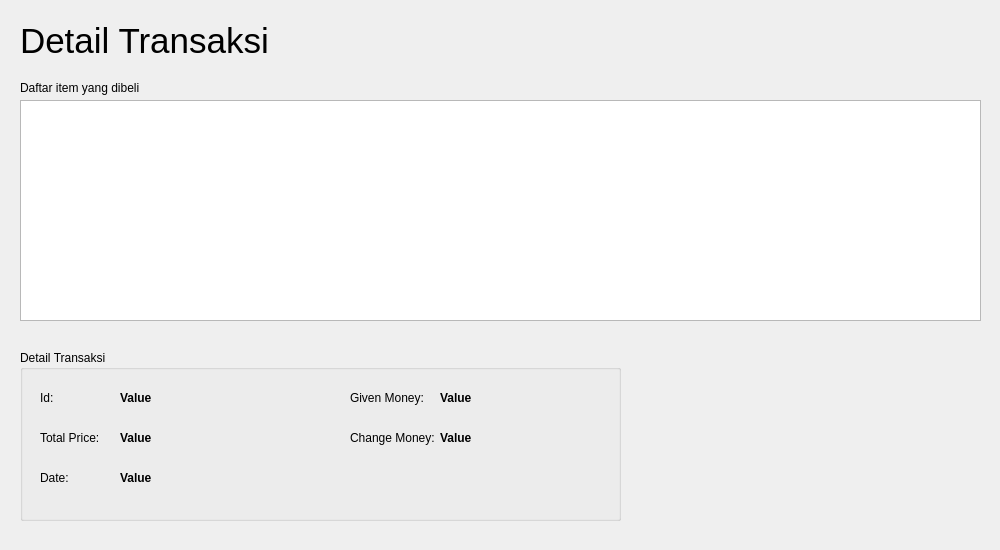
<?xml version="1.0" encoding="UTF-8"?>
<ui version="4.0">
 <class>Form</class>
 <widget class="QWidget" name="Form">
  <property name="geometry">
   <rect>
    <x>0</x>
    <y>0</y>
    <width>1000</width>
    <height>550</height>
   </rect>
  </property>
  <property name="windowTitle">
   <string>Form</string>
  </property>
  <widget class="QLabel" name="label">
   <property name="geometry">
    <rect>
     <x>20</x>
     <y>10</y>
     <width>331</width>
     <height>61</height>
    </rect>
   </property>
   <property name="font">
    <font>
     <pointsize>26</pointsize>
    </font>
   </property>
   <property name="text">
    <string>Detail Transaksi</string>
   </property>
  </widget>
  <widget class="QTableView" name="tableView">
   <property name="geometry">
    <rect>
     <x>20</x>
     <y>100</y>
     <width>961</width>
     <height>221</height>
    </rect>
   </property>
   <property name="selectionMode">
    <enum>QAbstractItemView::SingleSelection</enum>
   </property>
   <property name="selectionBehavior">
    <enum>QAbstractItemView::SelectRows</enum>
   </property>
   <property name="cornerButtonEnabled">
    <bool>false</bool>
   </property>
  </widget>
  <widget class="QGroupBox" name="groupBox">
   <property name="geometry">
    <rect>
     <x>20</x>
     <y>350</y>
     <width>601</width>
     <height>171</height>
    </rect>
   </property>
   <property name="title">
    <string>Detail Transaksi</string>
   </property>
   <widget class="QLabel" name="label_2">
    <property name="geometry">
     <rect>
      <x>20</x>
      <y>40</y>
      <width>61</width>
      <height>16</height>
     </rect>
    </property>
    <property name="text">
     <string>Id:</string>
    </property>
   </widget>
   <widget class="QLabel" name="label_3">
    <property name="geometry">
     <rect>
      <x>20</x>
      <y>80</y>
      <width>61</width>
      <height>16</height>
     </rect>
    </property>
    <property name="text">
     <string>Total Price:</string>
    </property>
   </widget>
   <widget class="QLabel" name="label_4">
    <property name="geometry">
     <rect>
      <x>330</x>
      <y>40</y>
      <width>81</width>
      <height>16</height>
     </rect>
    </property>
    <property name="text">
     <string>Given Money:</string>
    </property>
   </widget>
   <widget class="QLabel" name="label_5">
    <property name="geometry">
     <rect>
      <x>20</x>
      <y>120</y>
      <width>61</width>
      <height>16</height>
     </rect>
    </property>
    <property name="text">
     <string>Date:</string>
    </property>
   </widget>
   <widget class="QLabel" name="label_7">
    <property name="geometry">
     <rect>
      <x>330</x>
      <y>80</y>
      <width>91</width>
      <height>16</height>
     </rect>
    </property>
    <property name="text">
     <string>Change Money:</string>
    </property>
   </widget>
   <widget class="QLabel" name="output_id">
    <property name="geometry">
     <rect>
      <x>100</x>
      <y>40</y>
      <width>161</width>
      <height>16</height>
     </rect>
    </property>
    <property name="font">
     <font>
      <bold>true</bold>
     </font>
    </property>
    <property name="text">
     <string>Value</string>
    </property>
   </widget>
   <widget class="QLabel" name="output_total_price">
    <property name="geometry">
     <rect>
      <x>100</x>
      <y>80</y>
      <width>161</width>
      <height>16</height>
     </rect>
    </property>
    <property name="font">
     <font>
      <bold>true</bold>
     </font>
    </property>
    <property name="text">
     <string>Value</string>
    </property>
   </widget>
   <widget class="QLabel" name="output_date">
    <property name="geometry">
     <rect>
      <x>100</x>
      <y>120</y>
      <width>161</width>
      <height>16</height>
     </rect>
    </property>
    <property name="font">
     <font>
      <bold>true</bold>
     </font>
    </property>
    <property name="text">
     <string>Value</string>
    </property>
   </widget>
   <widget class="QLabel" name="output_change_money">
    <property name="geometry">
     <rect>
      <x>420</x>
      <y>80</y>
      <width>161</width>
      <height>16</height>
     </rect>
    </property>
    <property name="font">
     <font>
      <bold>true</bold>
     </font>
    </property>
    <property name="text">
     <string>Value</string>
    </property>
   </widget>
   <widget class="QLabel" name="output_given_money">
    <property name="geometry">
     <rect>
      <x>420</x>
      <y>40</y>
      <width>161</width>
      <height>16</height>
     </rect>
    </property>
    <property name="font">
     <font>
      <bold>true</bold>
     </font>
    </property>
    <property name="text">
     <string>Value</string>
    </property>
   </widget>
  </widget>
  <widget class="QLabel" name="label_8">
   <property name="geometry">
    <rect>
     <x>20</x>
     <y>80</y>
     <width>141</width>
     <height>16</height>
    </rect>
   </property>
   <property name="text">
    <string>Daftar item yang dibeli</string>
   </property>
  </widget>
 </widget>
 <resources/>
 <connections/>
</ui>
